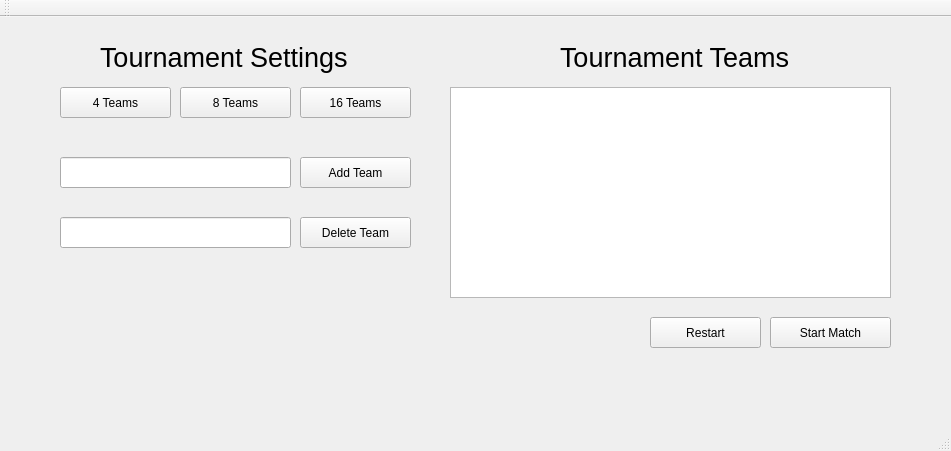
<?xml version="1.0" encoding="UTF-8"?>
<ui version="4.0">
 <class>CreateTournamentWindowClass</class>
 <widget class="QMainWindow" name="CreateTournamentWindowClass">
  <property name="geometry">
   <rect>
    <x>0</x>
    <y>0</y>
    <width>951</width>
    <height>451</height>
   </rect>
  </property>
  <property name="windowTitle">
   <string>CreateTournamentWindow</string>
  </property>
  <widget class="QWidget" name="centralWidget">
   <widget class="QLabel" name="label">
    <property name="geometry">
     <rect>
      <x>560</x>
      <y>20</y>
      <width>231</width>
      <height>41</height>
     </rect>
    </property>
    <property name="font">
     <font>
      <pointsize>20</pointsize>
     </font>
    </property>
    <property name="text">
     <string>Tournament Teams</string>
    </property>
   </widget>
   <widget class="QListWidget" name="teamListSetup">
    <property name="geometry">
     <rect>
      <x>450</x>
      <y>70</y>
      <width>441</width>
      <height>211</height>
     </rect>
    </property>
   </widget>
   <widget class="QPushButton" name="restartSetupButton">
    <property name="geometry">
     <rect>
      <x>650</x>
      <y>300</y>
      <width>111</width>
      <height>31</height>
     </rect>
    </property>
    <property name="text">
     <string>Restart</string>
    </property>
   </widget>
   <widget class="QPushButton" name="startMatchButton">
    <property name="geometry">
     <rect>
      <x>770</x>
      <y>300</y>
      <width>121</width>
      <height>31</height>
     </rect>
    </property>
    <property name="text">
     <string>Start Match</string>
    </property>
   </widget>
   <widget class="QLineEdit" name="lineEdit">
    <property name="geometry">
     <rect>
      <x>60</x>
      <y>140</y>
      <width>231</width>
      <height>31</height>
     </rect>
    </property>
   </widget>
   <widget class="QPushButton" name="addTeamButton">
    <property name="geometry">
     <rect>
      <x>300</x>
      <y>140</y>
      <width>111</width>
      <height>31</height>
     </rect>
    </property>
    <property name="text">
     <string>Add Team</string>
    </property>
   </widget>
   <widget class="QPushButton" name="deleteTeamButton">
    <property name="geometry">
     <rect>
      <x>300</x>
      <y>200</y>
      <width>111</width>
      <height>31</height>
     </rect>
    </property>
    <property name="text">
     <string>Delete Team</string>
    </property>
   </widget>
   <widget class="QLineEdit" name="lineEdit_2">
    <property name="geometry">
     <rect>
      <x>60</x>
      <y>200</y>
      <width>231</width>
      <height>31</height>
     </rect>
    </property>
   </widget>
   <widget class="QPushButton" name="size4TournamentButton">
    <property name="geometry">
     <rect>
      <x>60</x>
      <y>70</y>
      <width>111</width>
      <height>31</height>
     </rect>
    </property>
    <property name="text">
     <string>4 Teams</string>
    </property>
   </widget>
   <widget class="QPushButton" name="size8TournamentButton">
    <property name="geometry">
     <rect>
      <x>180</x>
      <y>70</y>
      <width>111</width>
      <height>31</height>
     </rect>
    </property>
    <property name="text">
     <string>8 Teams</string>
    </property>
   </widget>
   <widget class="QPushButton" name="size16TournamentButton">
    <property name="geometry">
     <rect>
      <x>300</x>
      <y>70</y>
      <width>111</width>
      <height>31</height>
     </rect>
    </property>
    <property name="text">
     <string>16 Teams</string>
    </property>
   </widget>
   <widget class="QLabel" name="label_2">
    <property name="geometry">
     <rect>
      <x>100</x>
      <y>20</y>
      <width>261</width>
      <height>41</height>
     </rect>
    </property>
    <property name="font">
     <font>
      <pointsize>20</pointsize>
     </font>
    </property>
    <property name="text">
     <string>Tournament Settings </string>
    </property>
   </widget>
  </widget>
  <widget class="QMenuBar" name="menuBar">
   <property name="geometry">
    <rect>
     <x>0</x>
     <y>0</y>
     <width>951</width>
     <height>21</height>
    </rect>
   </property>
  </widget>
  <widget class="QToolBar" name="mainToolBar">
   <attribute name="toolBarArea">
    <enum>TopToolBarArea</enum>
   </attribute>
   <attribute name="toolBarBreak">
    <bool>false</bool>
   </attribute>
  </widget>
  <widget class="QStatusBar" name="statusBar"/>
 </widget>
 <layoutdefault spacing="6" margin="11"/>
 <resources/>
 <connections/>
</ui>
